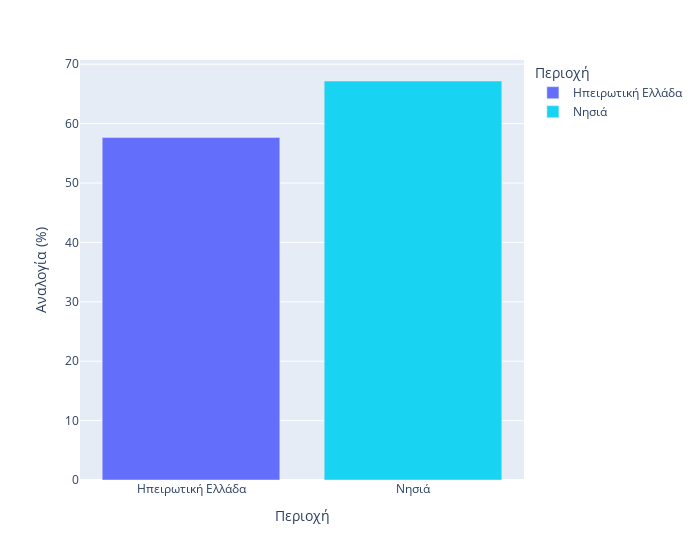

Source (notebook cell):
### Code cell
# Use Plotly to create separate plots for each comparison
unique_island_prop = len(df_unique[df_unique.island == 1]) / len(df[df.island == 1]) * 100
unique_mainland_prop = len(df_unique[df_unique.island == 0]) / len(df[df.island == 0]) * 100

# Build temporary dataframe
temp_df = pd.DataFrame({'Περιοχή': ['Ηπειρωτική Ελλάδα', 'Νησιά'], 'Αναλογία (%)': [unique_mainland_prop, unique_island_prop]})

display(temp_df)
fig = px.bar(
    temp_df,
    x = 'Περιοχή',
    y = 'Αναλογία (%)',

    # Color
    color = 'Περιοχή',
    color_discrete_sequence = [px.colors.qualitative.Plotly[0], px.colors.qualitative.Plotly[5]],

    # Format
    width= 700
)   

fig.show()

### Figure 1 — Plotly figure (JSON) as saved in the notebook; plotly's stock layout.template omitted (floating-point values rounded to 4 significant figures)
{"data": [{"alignmentgroup": "True", "hovertemplate": "Περιοχή=%{x}<br>Αναλογία (%)=%{y}<extra></extra>", "legendgroup": "Ηπειρωτική Ελλάδα", "marker": {"color": "#636EFA", "pattern": {"shape": ""}}, "name": "Ηπειρωτική Ελλάδα", "offsetgroup": "Ηπειρωτική Ελλάδα", "orientation": "v", "showlegend": true, "textposition": "auto", "type": "bar", "x": ["Ηπειρωτική Ελλάδα"], "xaxis": "x", "y": [57.68], "yaxis": "y"}, {"alignmentgroup": "True", "hovertemplate": "Περιοχή=%{x}<br>Αναλογία (%)=%{y}<extra></extra>", "legendgroup": "Νησιά", "marker": {"color": "#19D3F3", "pattern": {"shape": ""}}, "name": "Νησιά", "offsetgroup": "Νησιά", "orientation": "v", "showlegend": true, "textposition": "auto", "type": "bar", "x": ["Νησιά"], "xaxis": "x", "y": [67.17], "yaxis": "y"}], "layout": {"barmode": "relative", "legend": {"title": {"text": "Περιοχή"}, "tracegroupgap": 0}, "margin": {"t": 60}, "width": 700, "xaxis": {"anchor": "y", "categoryarray": ["Ηπειρωτική Ελλάδα", "Νησιά"], "categoryorder": "array", "domain": [0, 1], "title": {"text": "Περιοχή"}}, "yaxis": {"anchor": "x", "domain": [0, 1], "title": {"text": "Αναλογία (%)"}}}}
